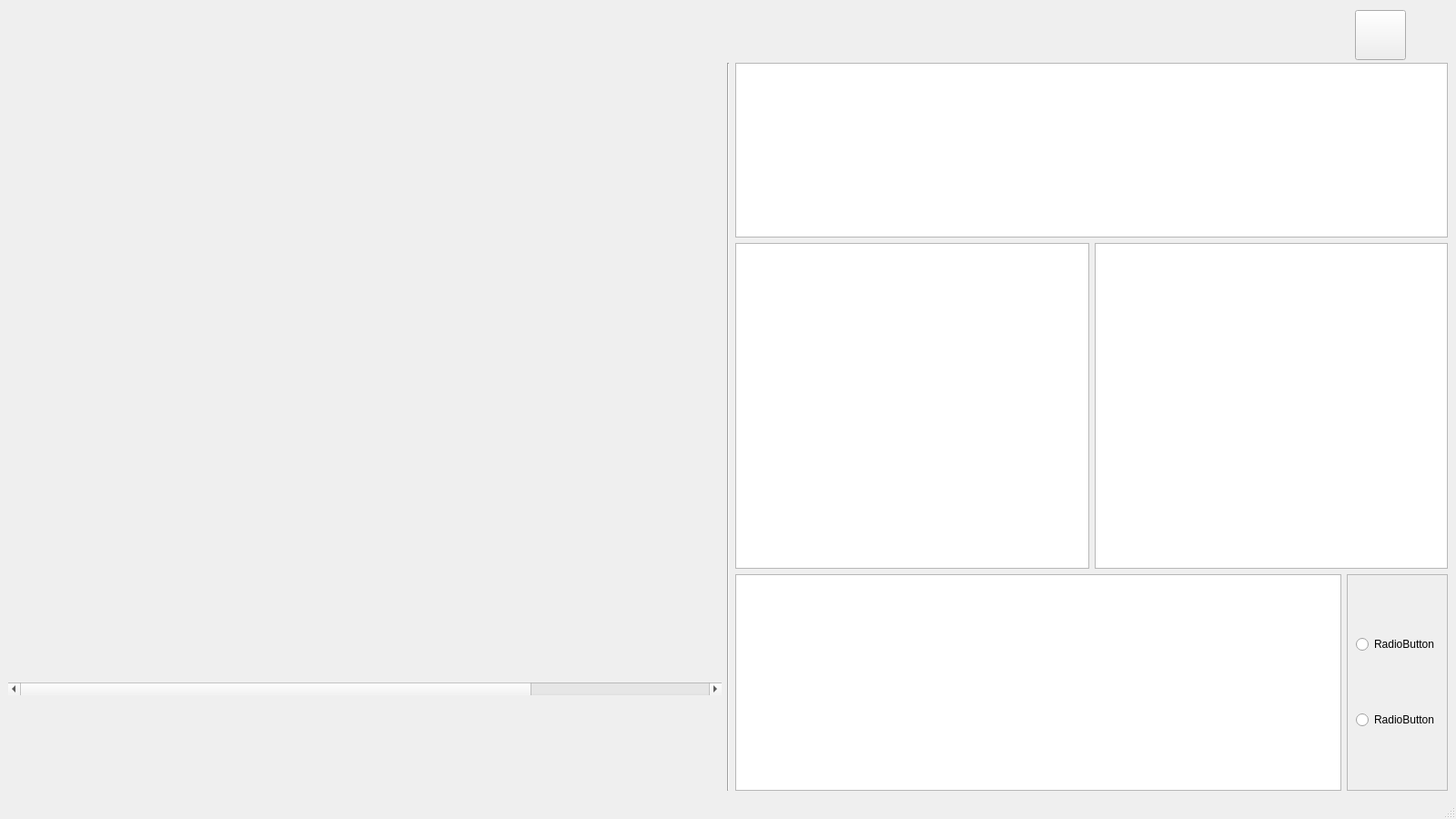
<?xml version="1.0" encoding="UTF-8"?>
<ui version="4.0">
 <class>MainWindow</class>
 <widget class="QMainWindow" name="MainWindow">
  <property name="geometry">
   <rect>
    <x>0</x>
    <y>0</y>
    <width>1600</width>
    <height>900</height>
   </rect>
  </property>
  <property name="windowTitle">
   <string>MainWindow</string>
  </property>
  <widget class="QWidget" name="centralwidget">
   <layout class="QVBoxLayout">
    <property name="spacing">
     <number>0</number>
    </property>
    <item>
     <widget class="QWidget" name="control_bar" native="true">
      <property name="minimumSize">
       <size>
        <width>0</width>
        <height>60</height>
       </size>
      </property>
      <layout class="QHBoxLayout" name="horizontalLayout">
       <property name="leftMargin">
        <number>0</number>
       </property>
       <property name="topMargin">
        <number>0</number>
       </property>
       <property name="rightMargin">
        <number>0</number>
       </property>
       <property name="bottomMargin">
        <number>0</number>
       </property>
       <item>
        <widget class="QPushButton" name="button_start">
         <property name="text">
          <string/>
         </property>
         <property name="icon">
          <iconset resource="../assets/resources.qrc">
           <normaloff>:/icons/icons/play.png</normaloff>:/icons/icons/play.png</iconset>
         </property>
         <property name="iconSize">
          <size>
           <width>48</width>
           <height>48</height>
          </size>
         </property>
         <property name="checkable">
          <bool>true</bool>
         </property>
         <property name="flat">
          <bool>true</bool>
         </property>
        </widget>
       </item>
       <item>
        <widget class="QPushButton" name="pushButton">
         <property name="icon">
          <iconset resource="../assets/resources.qrc">
           <normaloff>:/icons/icons/reset-48.png</normaloff>:/icons/icons/reset-48.png</iconset>
         </property>
         <property name="iconSize">
          <size>
           <width>48</width>
           <height>48</height>
          </size>
         </property>
         <property name="checkable">
          <bool>true</bool>
         </property>
         <property name="flat">
          <bool>true</bool>
         </property>
        </widget>
       </item>
       <item>
        <spacer name="horizontalSpacer">
         <property name="orientation">
          <enum>Qt::Orientation::Horizontal</enum>
         </property>
         <property name="sizeHint" stdset="0">
          <size>
           <width>40</width>
           <height>20</height>
          </size>
         </property>
        </spacer>
       </item>
       <item>
        <widget class="QPushButton" name="button_change_user">
         <property name="text">
          <string/>
         </property>
         <property name="icon">
          <iconset resource="../assets/resources.qrc">
           <normaloff>:/icons/icons/change-user-48.png</normaloff>:/icons/icons/change-user-48.png</iconset>
         </property>
         <property name="iconSize">
          <size>
           <width>48</width>
           <height>48</height>
          </size>
         </property>
         <property name="flat">
          <bool>true</bool>
         </property>
        </widget>
       </item>
       <item>
        <widget class="QPushButton" name="button_translate">
         <property name="text">
          <string/>
         </property>
         <property name="icon">
          <iconset resource="../assets/resources.qrc">
           <normaloff>:/icons/icons/translate.png</normaloff>:/icons/icons/translate.png</iconset>
         </property>
         <property name="iconSize">
          <size>
           <width>48</width>
           <height>48</height>
          </size>
         </property>
         <property name="flat">
          <bool>true</bool>
         </property>
        </widget>
       </item>
       <item>
        <widget class="QToolButton" name="button_setting">
         <property name="text">
          <string/>
         </property>
         <property name="icon">
          <iconset resource="../assets/resources.qrc">
           <normaloff>:/icons/icons/setting.png</normaloff>:/icons/icons/setting.png</iconset>
         </property>
         <property name="iconSize">
          <size>
           <width>48</width>
           <height>48</height>
          </size>
         </property>
         <property name="popupMode">
          <enum>QToolButton::ToolButtonPopupMode::InstantPopup</enum>
         </property>
        </widget>
       </item>
       <item>
        <widget class="QPushButton" name="button_exit">
         <property name="text">
          <string/>
         </property>
         <property name="icon">
          <iconset resource="../assets/resources.qrc">
           <normaloff>:/icons/icons/logout.png</normaloff>:/icons/icons/logout.png</iconset>
         </property>
         <property name="iconSize">
          <size>
           <width>48</width>
           <height>48</height>
          </size>
         </property>
         <property name="flat">
          <bool>true</bool>
         </property>
        </widget>
       </item>
      </layout>
     </widget>
    </item>
    <item>
     <widget class="QWidget" name="main_panel" native="true">
      <property name="sizePolicy">
       <sizepolicy hsizetype="Preferred" vsizetype="Preferred">
        <horstretch>0</horstretch>
        <verstretch>1</verstretch>
       </sizepolicy>
      </property>
      <layout class="QHBoxLayout" name="horizontalLayout_2">
       <property name="leftMargin">
        <number>0</number>
       </property>
       <property name="topMargin">
        <number>0</number>
       </property>
       <property name="rightMargin">
        <number>0</number>
       </property>
       <property name="bottomMargin">
        <number>0</number>
       </property>
       <item>
        <widget class="QWidget" name="left_part" native="true">
         <layout class="QVBoxLayout" name="verticalLayout_2">
          <property name="leftMargin">
           <number>0</number>
          </property>
          <property name="topMargin">
           <number>0</number>
          </property>
          <property name="rightMargin">
           <number>0</number>
          </property>
          <property name="bottomMargin">
           <number>0</number>
          </property>
          <item>
           <widget class="QScrollArea" name="scrollArea">
            <property name="sizePolicy">
             <sizepolicy hsizetype="Expanding" vsizetype="Expanding">
              <horstretch>0</horstretch>
              <verstretch>7</verstretch>
             </sizepolicy>
            </property>
            <property name="frameShape">
             <enum>QFrame::Shape::NoFrame</enum>
            </property>
            <property name="frameShadow">
             <enum>QFrame::Shadow::Plain</enum>
            </property>
            <property name="alignment">
             <set>Qt::AlignmentFlag::AlignCenter</set>
            </property>
            <widget class="QWidget" name="scrollAreaWidgetContents">
             <property name="geometry">
              <rect>
               <x>0</x>
               <y>7</y>
               <width>1057</width>
               <height>670</height>
              </rect>
             </property>
            </widget>
           </widget>
          </item>
          <item>
           <widget class="QWidget" name="log_widget" native="true">
            <property name="sizePolicy">
             <sizepolicy hsizetype="Preferred" vsizetype="Preferred">
              <horstretch>0</horstretch>
              <verstretch>1</verstretch>
             </sizepolicy>
            </property>
            <layout class="QHBoxLayout" name="horizontalLayout_5">
             <property name="spacing">
              <number>1</number>
             </property>
             <property name="leftMargin">
              <number>0</number>
             </property>
             <property name="topMargin">
              <number>0</number>
             </property>
             <property name="rightMargin">
              <number>0</number>
             </property>
             <property name="bottomMargin">
              <number>0</number>
             </property>
             <item>
              <widget class="QWidget" name="widget_log_control" native="true">
               <property name="sizePolicy">
                <sizepolicy hsizetype="Minimum" vsizetype="Preferred">
                 <horstretch>0</horstretch>
                 <verstretch>0</verstretch>
                </sizepolicy>
               </property>
               <layout class="QVBoxLayout" name="verticalLayout_6">
                <property name="spacing">
                 <number>1</number>
                </property>
                <property name="leftMargin">
                 <number>0</number>
                </property>
                <property name="topMargin">
                 <number>0</number>
                </property>
                <property name="rightMargin">
                 <number>0</number>
                </property>
                <property name="bottomMargin">
                 <number>0</number>
                </property>
                <item>
                 <widget class="QPushButton" name="button_log_export">
                  <property name="icon">
                   <iconset theme="QIcon::ThemeIcon::DocumentSave"/>
                  </property>
                  <property name="flat">
                   <bool>true</bool>
                  </property>
                 </widget>
                </item>
                <item>
                 <widget class="QPushButton" name="button_clear_log">
                  <property name="icon">
                   <iconset theme="QIcon::ThemeIcon::EditDelete"/>
                  </property>
                  <property name="flat">
                   <bool>true</bool>
                  </property>
                 </widget>
                </item>
                <item>
                 <widget class="QToolButton" name="button_log_filter">
                  <property name="icon">
                   <iconset theme="QIcon::ThemeIcon::DocumentProperties"/>
                  </property>
                  <property name="popupMode">
                   <enum>QToolButton::ToolButtonPopupMode::InstantPopup</enum>
                  </property>
                  <property name="autoRaise">
                   <bool>true</bool>
                  </property>
                  <property name="arrowType">
                   <enum>Qt::ArrowType::NoArrow</enum>
                  </property>
                 </widget>
                </item>
                <item>
                 <spacer name="verticalSpacer">
                  <property name="orientation">
                   <enum>Qt::Orientation::Vertical</enum>
                  </property>
                  <property name="sizeHint" stdset="0">
                   <size>
                    <width>20</width>
                    <height>40</height>
                   </size>
                  </property>
                 </spacer>
                </item>
               </layout>
              </widget>
             </item>
            </layout>
           </widget>
          </item>
         </layout>
        </widget>
       </item>
       <item>
        <widget class="Line" name="line">
         <property name="orientation">
          <enum>Qt::Orientation::Vertical</enum>
         </property>
        </widget>
       </item>
       <item>
        <widget class="QWidget" name="right_part" native="true">
         <layout class="QVBoxLayout" name="verticalLayout_3">
          <property name="leftMargin">
           <number>0</number>
          </property>
          <property name="topMargin">
           <number>0</number>
          </property>
          <property name="rightMargin">
           <number>0</number>
          </property>
          <property name="bottomMargin">
           <number>0</number>
          </property>
          <item>
           <widget class="ListWidget" name="widget_process_status"/>
          </item>
          <item>
           <widget class="QWidget" name="widget_3" native="true">
            <property name="sizePolicy">
             <sizepolicy hsizetype="Preferred" vsizetype="Preferred">
              <horstretch>0</horstretch>
              <verstretch>3</verstretch>
             </sizepolicy>
            </property>
            <layout class="QHBoxLayout" name="horizontalLayout_3">
             <property name="leftMargin">
              <number>0</number>
             </property>
             <property name="topMargin">
              <number>0</number>
             </property>
             <property name="rightMargin">
              <number>0</number>
             </property>
             <property name="bottomMargin">
              <number>0</number>
             </property>
             <item>
              <widget class="QTableView" name="tableView_2"/>
             </item>
             <item>
              <widget class="QGraphicsView" name="graphicsView"/>
             </item>
            </layout>
           </widget>
          </item>
          <item>
           <widget class="QWidget" name="widget_2" native="true">
            <property name="sizePolicy">
             <sizepolicy hsizetype="Preferred" vsizetype="Preferred">
              <horstretch>0</horstretch>
              <verstretch>2</verstretch>
             </sizepolicy>
            </property>
            <layout class="QHBoxLayout" name="horizontalLayout_4">
             <property name="leftMargin">
              <number>0</number>
             </property>
             <property name="topMargin">
              <number>0</number>
             </property>
             <property name="rightMargin">
              <number>0</number>
             </property>
             <property name="bottomMargin">
              <number>0</number>
             </property>
             <item>
              <widget class="QGraphicsView" name="graphicsView_2"/>
             </item>
             <item>
              <widget class="QFrame" name="frame">
               <property name="frameShape">
                <enum>QFrame::Shape::StyledPanel</enum>
               </property>
               <property name="frameShadow">
                <enum>QFrame::Shadow::Raised</enum>
               </property>
               <layout class="QVBoxLayout" name="verticalLayout_5">
                <item>
                 <widget class="QRadioButton" name="radioButton_2">
                  <property name="text">
                   <string>RadioButton</string>
                  </property>
                 </widget>
                </item>
                <item>
                 <widget class="QRadioButton" name="radioButton">
                  <property name="text">
                   <string>RadioButton</string>
                  </property>
                 </widget>
                </item>
               </layout>
              </widget>
             </item>
            </layout>
           </widget>
          </item>
         </layout>
        </widget>
       </item>
      </layout>
     </widget>
    </item>
   </layout>
  </widget>
  <widget class="QStatusBar" name="statusbar"/>
 </widget>
 <customwidgets>
  <customwidget>
   <class>ListWidget</class>
   <extends>QListWidget</extends>
   <header>qfluentwidgets</header>
  </customwidget>
 </customwidgets>
 <resources>
  <include location="../assets/resources.qrc"/>
 </resources>
 <connections/>
</ui>
